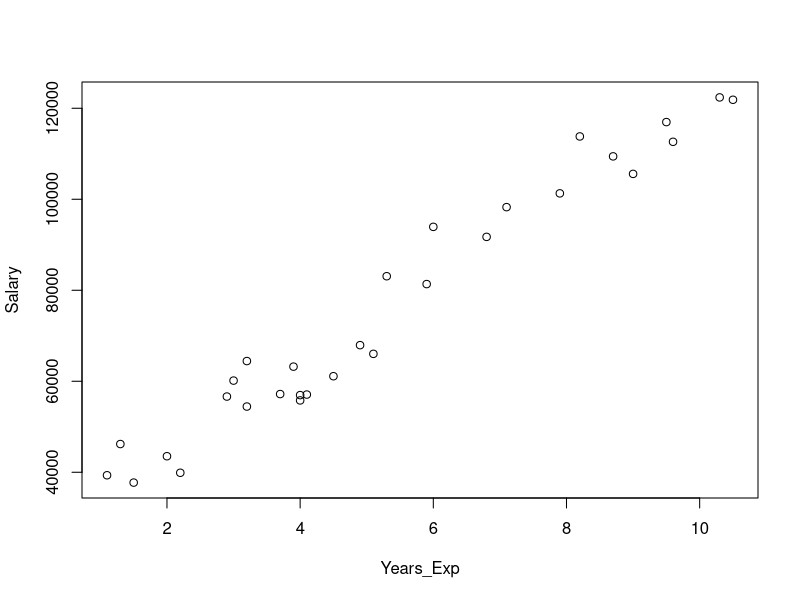

The R source for this figure:
library(caTools)
data <- data.frame(
  Years_Exp = c(1.1, 1.3, 1.5, 10.3, 10.5, 2.0, 2.2, 2.9, 3.0, 3.2, 3.2, 3.7, 
                      3.9, 4.0, 4.0, 4.1, 4.5, 4.9, 5.1, 5.3, 5.9, 6.0, 6.8, 7.1, 
                      7.9, 8.2, 8.7, 9.0, 9.5, 9.6),
  Salary = c(39343.00, 46205.00, 37731.00, 122391.00, 121872.00, 43525.00, 39891.00, 
             56642.00, 60150.00, 54445.00, 64445.00, 57189.00, 63218.00, 55794.00, 
             56957.00, 57081.00, 61111.00, 67938.00, 66029.00, 83088.00, 81363.00, 
             93940.00, 91738.00, 98273.00, 101302.00, 113812.00, 109431.00, 105582.00, 
             116969.00, 112635.00)
)

plot(data)

#sample.split(): Split the dataset into training and test based on a split ratio
#Here, we choose 70% data for training

#FUNCTION: subset()
#Use: This function is used to select appropriate subset of data

#TRUE: Select subset
# FASLE: Not select subset

split = sample.split(data$Salary, SplitRatio = 0.7)
training_set = subset(data, split == TRUE)
test_data = subset(data, split == FALSE)

# FUNCTION: lm()
# Use: This function lm is used to fit a linear model, where Salary ~ YearsExp
# is the formula used to predict Salary based on Years of experience
# (depedent ~ independent)

lm_r = lm(formula = Salary ~ Years_Exp, data=training_set)
